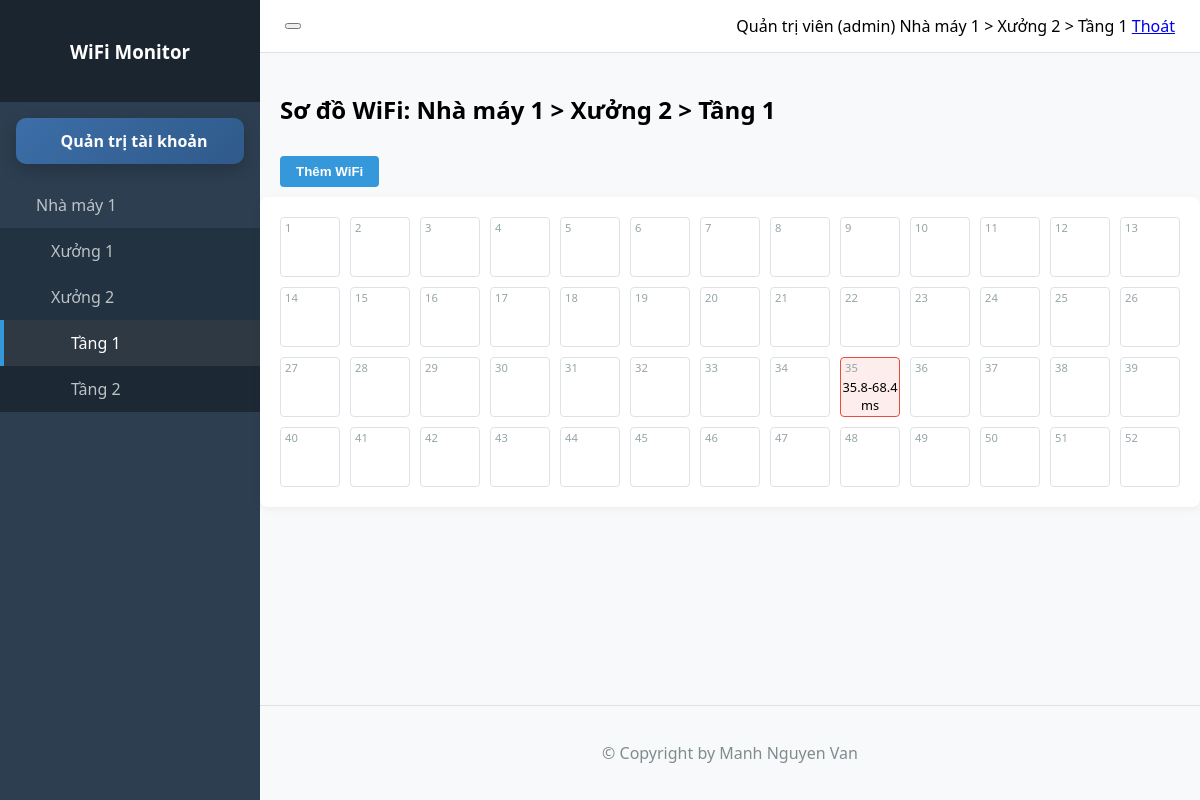
Screenshot of /index.php?location_id=A021 (signed in) with the database file from the repository.
### tables this page shows
CREATE TABLE IF NOT EXISTS `location` (
  `id` INT AUTO_INCREMENT PRIMARY KEY,
  `location_id` VARCHAR(4) NOT NULL,
  `factory` VARCHAR(100) NOT NULL,
  `building` VARCHAR(100) NOT NULL,
  `floor` VARCHAR(100) NOT NULL,
  UNIQUE KEY `uk_location_id` (`location_id`)
);

CREATE TABLE IF NOT EXISTS `wifi_data` (
  `id` INT AUTO_INCREMENT PRIMARY KEY,
  `location_pk` INT NOT NULL,
  `location_id` VARCHAR(10) NOT NULL,
  `cell_id` INT NOT NULL,
  `check_time` DATETIME NOT NULL,
  `min_speed` DECIMAL(5,2) NOT NULL,
  `max_speed` DECIMAL(5,2) NOT NULL,
  `created_at` TIMESTAMP DEFAULT CURRENT_TIMESTAMP,
  FOREIGN KEY (`location_pk`) REFERENCES `location`(`id`)
);

### index.php (the view, shortened to what this page needs)
<?php
include 'includes/config.php';
$user_id = $_SESSION['user_id'];
$user_role = $_SESSION['role'];
$user_fullname = $_SESSION['full_name'];
$selected_location = '';
if ($conn) {
    if (isset($_GET['location_id'])) {
        $selected_location = mysqli_real_escape_string($conn, $_GET['location_id']);
    }
}
$current_location_breadcrumb = "Chưa chọn vị trí";
if ($conn && $selected_location != '') {
    $loc_res = mysqli_query($conn, "SELECT factory, building, floor FROM location WHERE location_id = '$selected_location'");
    if ($loc_data = mysqli_fetch_assoc($loc_res)) {
        $current_location_breadcrumb = $loc_data['factory'] . " > " . $loc_data['building'] . " > " . $loc_data['floor'];
    }
}
$wifi_readings = [];
if ($conn && $selected_location != '') {
    $query = "SELECT t1.* FROM wifi_data t1
              INNER JOIN (
                  SELECT cell_id, MAX(check_time) as max_time
                  FROM wifi_data
                  WHERE location_id = '$selected_location'
                  GROUP BY cell_id
              ) t2 ON t1.cell_id = t2.cell_id AND t1.check_time = t2.max_time
              WHERE t1.location_id = '$selected_location'";
    $result = mysqli_query($conn, $query);
    if ($result) {
        while ($row = mysqli_fetch_assoc($result)) {
            $wifi_readings[$row['cell_id']] = $row;
        }
    }
}
$hierarchy = [];
if ($conn) {
    if ($user_role === 'admin') {
        $side_query = "SELECT * FROM location ORDER BY factory, building, floor";
    } else {
        $side_query = "SELECT l.* FROM location l INNER JOIN user_location ul ON l.id = ul.location_id WHERE ul.user_id = '$user_id' ORDER BY l.factory, l.building, l.floor";
    }
    $res = mysqli_query($conn, $side_query);
    while ($row = mysqli_fetch_assoc($res)) {
        $hierarchy[$row['factory']][$row['building']][] = $row;
    }
}
function renderSidebar(array $hierarchy, string $selected_id) {
    $html = '<ul class="list-unstyled components" id="sidebarMenu">';
    foreach ($hierarchy as $factory => $buildings) {
        $is_factory_open = false;
        foreach ($buildings as $b_floors) {
            foreach ($b_floors as $f) {
                if ($f['location_id'] == $selected_id) {
                    $is_factory_open = true;
                    break 2;
                }
            }
        }
        $factory_class = $is_factory_open ? 'has-submenu open' : 'has-submenu';
        $html .= "<li class='$factory_class'>";
        $html .= "<a href='#' class='menu-toggle'><i class='ph ph-factory'></i> <span>$factory</span> <i class='ph ph-caret-down ms-auto'></i></a>";
        $html .= '<ul class="submenu list-unstyled">';
        foreach ($buildings as $building => $floors) {
            $is_building_open = false;
            foreach ($floors as $f) {
                if ($f['location_id'] == $selected_id) {
                    $is_building_open = true;
                    break;
                }
            }
            $building_class = $is_building_open ? 'has-submenu open' : 'has-submenu';
            $html .= "<li class='$building_class'>";
            $html .= "<a href='#' class='menu-toggle' style='padding-left: 35px;'><i class='ph ph-buildings'></i> <span>$building</span> <i class='ph ph-caret-down ms-auto'></i></a>";
            $html .= '<ul class="submenu list-unstyled">';
            foreach ($floors as $floor) {
                $is_active = ($selected_id == $floor['location_id']);
                $active_class = $is_active ? 'active' : '';
                $html .= "<li class='$active_class'>";
                $html .= "<a href='?location_id={$floor['location_id']}' style='padding-left: 55px;'><i class='ph ph-layers'></i> {$floor['floor']}</a>";
                $html .= "</li>";
            }
            $html .= '</ul></li>';
        }
        $html .= '</ul></li>';
    }
    $html .= '</ul>';
    return $html;
}
?>
<!DOCTYPE html>
<html lang="vi">
<head>
    <link rel="stylesheet" href="assets/css/style.css">
</head>
<body>
    <div class="wrapper">
        <nav id="sidebar">
            <div class="sidebar-header">
                <h3><i class="ph ph-broadcast"></i> WiFi Monitor</h3>
            </div>
            <?php if ($user_role === 'admin'): ?>
                <div class="sidebar-section">
                    <a href="accounts.php" class="sidebar-admin-link"><i class="ph ph-user-gear"></i> Quản trị tài khoản</a>
                </div>
            <?php endif; ?>
            <?php echo renderSidebar($hierarchy, $selected_location); ?>
        </nav>
        <div id="content">
            <header class="navbar">
                <button type="button" id="sidebarCollapse" class="btn-toggle">
                </button>
                <div class="user-info">
                    <span class="me-3"><i class="ph ph-user"></i> <?php echo htmlspecialchars($user_fullname); ?> (<?php echo htmlspecialchars($user_role); ?>)</span>
                    <span class="breadcrumb-text"><?php echo $current_location_breadcrumb; ?></span>
                    <a href="logout.php" class="ms-3 text-danger"><i class="ph ph-sign-out"></i> Thoát</a>
                </div>
            </header>
            <main class="container-fluid">
                <div class="dashboard-header">
                    <h2 style="padding: 20px 20px 0 20px;">Sơ đồ WiFi: <?php echo $current_location_breadcrumb; ?></h2>
                    <?php if ($user_role === 'admin'): ?>
                        <div class="grid-controls" style="padding: 10px 20px;">
                            <button id="btnToggleAddMode" class="btn-action primary"><i class="ph ph-plus-circle"></i> Thêm WiFi</button>
                        </div>
                    <?php endif; ?>
                </div>
                <div class="factory-layout">
                    <div class="grid-container">
                        <?php
                        for ($i = 1; $i <= 52; $i++) {
                            $data = isset($wifi_readings[$i]) ? $wifi_readings[$i] : null;
                            $itemStyle = "";
                            if ($data) {
                                $max_val = (float)$data['max_speed'];
                                $bg = ($max_val < 20) ? "#e8f8f5" : "#fdedec";
                                $border = ($max_val < 20) ? "#2ecc71" : "#e74c3c";
                                $itemStyle = "style='background: $bg; border-color: $border;'";
                            }
                            echo "<div class='grid-item' data-id='$i' onclick='handleGridClick($i)' $itemStyle>";
                            echo "<span class='cell-id'>$i</span>";
                            echo "<div class='cell-info' id='info-$i'>";
                            if ($data) {
                                $min = (float)$data['min_speed'];
                                $max = (float)$data['max_speed'];
                                echo "<i class='ph ph-wifi-high'></i><br>{$min}-{$max} ms";
                            }
                            echo "</div>";
                            echo "</div>";
                        }
                        ?>
                    </div>
                </div>
            </main>
            <footer class="footer">
                <p>&copy; Copyright by Manh Nguyen Van</p>
            </footer>
        </div>
    </div>
</body>
</html>

### assets/css/style.css (style rules this page uses)
:root { --sidebar-width: 260px; --primary-color: #2c3e50; --accent-color: #3498db; --bg-light: #f8f9fa; --border-color: #dee2e6; }
body { font-family: 'Segoe UI', Tahoma, Geneva, Verdana, sans-serif; margin: 0; background-color: var(--bg-light); }
.wrapper { display: flex; width: 100%; align-items: stretch; }
#sidebar { min-width: var(--sidebar-width); max-width: var(--sidebar-width); background: var(--primary-color); color: #fff; transition: all 0.3s; min-height: 100vh; }
#sidebar ul { list-style: none; padding: 0; margin: 0; }
.sidebar-header { padding: 20px; background: #1a252f; text-align: center; }
#sidebar ul li a { padding: 12px 20px; display: flex; align-items: center; color: #bdc3c7; text-decoration: none; transition: 0.3s; border-left: 4px solid transparent; }
.sidebar-section { padding: 12px 16px 8px; }
.sidebar-admin-link { display: flex; align-items: center; justify-content: center; gap: 8px; padding: 12px 14px; margin: 4px 0 10px; border-radius: 10px; background: linear-gradient(135deg, #3d6ea8, #2f5a8a); color: #fff !important; font-weight: 600; text-decoration: none; box-shadow: 0 6px 16px rgba(0, 0, 0, 0.18); border-left: 0 !important; }
#sidebar ul li a:hover, #sidebar ul li.active > a { color: #fff; background: rgba(255, 255, 255, 0.08); border-left-color: var(--accent-color); }
.submenu { display: none; background: rgba(0, 0, 0, 0.2); }
.has-submenu.open > .submenu { display: block; }
#content { width: 100%; padding: 0; min-height: 100vh; display: flex; flex-direction: column; }
.navbar { padding: 15px 25px; background: #fff; border-bottom: 1px solid var(--border-color); display: flex; align-items: center; justify-content: space-between; }
.grid-container { display: grid; grid-template-columns: repeat(13, 1fr); gap: 10px; padding: 20px; background: #fff; border-radius: 8px; box-shadow: 0 2px 10px rgba(0,0,0,0.05); }
.grid-item { aspect-ratio: 1 / 1; border: 1px solid var(--border-color); border-radius: 4px; display: flex; flex-direction: column; align-items: center; justify-content: center; cursor: pointer; position: relative; transition: transform 0.2s, box-shadow 0.2s; }
.cell-id { position: absolute; top: 2px; left: 4px; font-size: 0.7rem; color: #95a5a6; }
.cell-info { text-align: center; font-size: 0.8rem; }
.footer { margin-top: auto; padding: 20px; text-align: center; border-top: 1px solid var(--border-color); color: #7f8c8d; }
.btn-action { padding: 8px 16px; border: none; border-radius: 4px; cursor: pointer; font-weight: 600; margin-right: 10px; transition: 0.2s; }
.btn-action.primary { background: #3498db; color: white; }

### rows the page displays
location: factory "Nhà máy 1", building "Xưởng 1", building "Xưởng 2", floor "Tầng 1", current_location_breadcrumb "Nhà máy 1 > Xưởng 2 > Tầng 1"
location: floor "Tầng 2"
wifi_data: min_speed "35.8", max_speed "68.4"

### other values shown
$user_fullname "Quản trị viên"
$user_role "admin"
